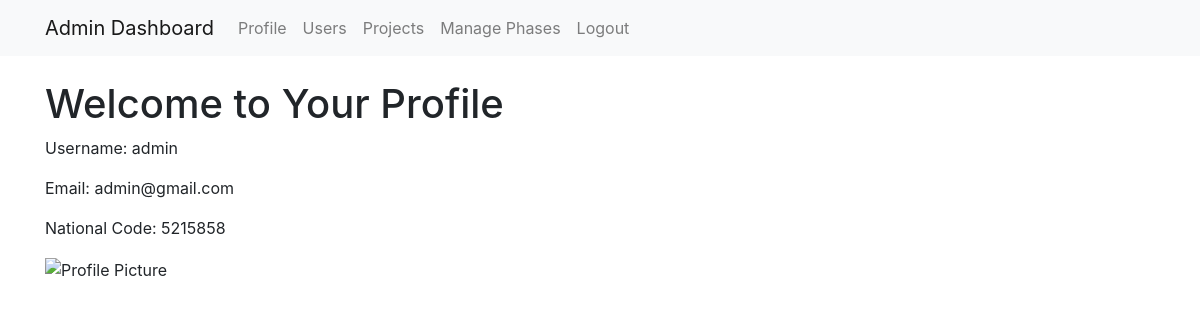
Screenshot of /admin/profile (signed in) with the database file from the repository.
### app.py (models this page shows, shortened)
class User(db.Model):
    id = db.Column(db.Integer, primary_key=True)
    username = db.Column(db.String(80), unique=True, nullable=False)
    password_hash = db.Column(db.String(256), nullable=False)
    phone_number = db.Column(db.String(15), unique=True, nullable=False)
    email = db.Column(db.String(120), unique=True, nullable=False)
    national_code = db.Column(db.String(10), unique=True, nullable=False)
    role = db.Column(db.String(20), default='user')
    profile_picture = db.Column(db.String(255), nullable=True)
    disabled = db.Column(db.Boolean, default=False, nullable=False)
    is_admin = db.Column(db.Boolean, default=False)
    managed_projects = db.relationship('Project', back_populates='project_manager', lazy=True)

### app.py (the view)
@app.route('/admin/profile', methods=['GET'])
def get_profile():
    user_id = session.get('user_id')
    if user_id:
        user = User.query.get(user_id)
        if user:
            return render_template('admin_get_profile.html', user=user)
        else:
            flash("User not found. Please log in again.", "error")
            return redirect(url_for('admin_login'))
    flash("You need to log in to access this page.", "error")
    return redirect(url_for('admin_login'))

### templates/admin_get_profile.html (shortened to what this page needs)
<!DOCTYPE html>
<html lang="en">
<head>
</head>
<body>
            {% extends 'layout.html' %}
        {% block content %}
            <h1>Welcome to Your Profile</h1>
            <p>Username: {{ user.username }}</p>
            <p>Email: {{ user.email }}</p>
            <p>National Code: {{ user.national_code }}</p>
            <img src="{{ user.profile_picture }}" alt="Profile Picture" />
        {% endblock %}

### rows the page displays
User: username "admin", email "admin@gmail.com", national_code "5215858"
